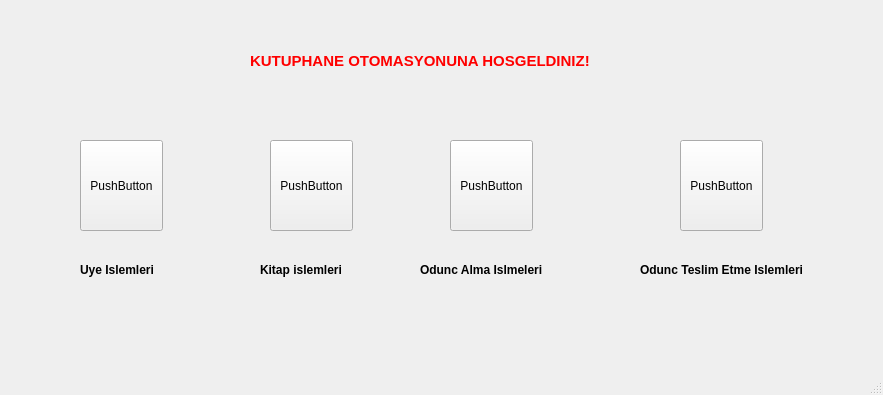
<?xml version="1.0" encoding="UTF-8"?>
<ui version="4.0">
 <class>MainWindow</class>
 <widget class="QMainWindow" name="MainWindow">
  <property name="geometry">
   <rect>
    <x>0</x>
    <y>0</y>
    <width>883</width>
    <height>395</height>
   </rect>
  </property>
  <property name="windowTitle">
   <string>MainWindow</string>
  </property>
  <widget class="QWidget" name="centralwidget">
   <widget class="QPushButton" name="uye">
    <property name="geometry">
     <rect>
      <x>80</x>
      <y>140</y>
      <width>83</width>
      <height>91</height>
     </rect>
    </property>
    <property name="text">
     <string>PushButton</string>
    </property>
   </widget>
   <widget class="QLabel" name="label">
    <property name="geometry">
     <rect>
      <x>250</x>
      <y>40</y>
      <width>411</width>
      <height>41</height>
     </rect>
    </property>
    <property name="palette">
     <palette>
      <active>
       <colorrole role="WindowText">
        <brush brushstyle="SolidPattern">
         <color alpha="255">
          <red>255</red>
          <green>0</green>
          <blue>0</blue>
         </color>
        </brush>
       </colorrole>
      </active>
      <inactive>
       <colorrole role="WindowText">
        <brush brushstyle="SolidPattern">
         <color alpha="255">
          <red>255</red>
          <green>0</green>
          <blue>0</blue>
         </color>
        </brush>
       </colorrole>
      </inactive>
      <disabled/>
     </palette>
    </property>
    <property name="font">
     <font>
      <pointsize>11</pointsize>
      <bold>true</bold>
     </font>
    </property>
    <property name="text">
     <string>KUTUPHANE OTOMASYONUNA HOSGELDINIZ!</string>
    </property>
   </widget>
   <widget class="QPushButton" name="kitap">
    <property name="geometry">
     <rect>
      <x>270</x>
      <y>140</y>
      <width>83</width>
      <height>91</height>
     </rect>
    </property>
    <property name="text">
     <string>PushButton</string>
    </property>
   </widget>
   <widget class="QPushButton" name="al">
    <property name="geometry">
     <rect>
      <x>450</x>
      <y>140</y>
      <width>83</width>
      <height>91</height>
     </rect>
    </property>
    <property name="text">
     <string>PushButton</string>
    </property>
   </widget>
   <widget class="QPushButton" name="ver">
    <property name="geometry">
     <rect>
      <x>680</x>
      <y>140</y>
      <width>83</width>
      <height>91</height>
     </rect>
    </property>
    <property name="text">
     <string>PushButton</string>
    </property>
   </widget>
   <widget class="QLabel" name="label_2">
    <property name="geometry">
     <rect>
      <x>80</x>
      <y>260</y>
      <width>101</width>
      <height>20</height>
     </rect>
    </property>
    <property name="font">
     <font>
      <bold>true</bold>
     </font>
    </property>
    <property name="text">
     <string>Uye Islemleri</string>
    </property>
   </widget>
   <widget class="QLabel" name="label_3">
    <property name="geometry">
     <rect>
      <x>260</x>
      <y>260</y>
      <width>101</width>
      <height>20</height>
     </rect>
    </property>
    <property name="font">
     <font>
      <bold>true</bold>
     </font>
    </property>
    <property name="text">
     <string>Kitap islemleri</string>
    </property>
   </widget>
   <widget class="QLabel" name="label_4">
    <property name="geometry">
     <rect>
      <x>420</x>
      <y>260</y>
      <width>161</width>
      <height>20</height>
     </rect>
    </property>
    <property name="font">
     <font>
      <bold>true</bold>
     </font>
    </property>
    <property name="text">
     <string>Odunc Alma Islmeleri</string>
    </property>
   </widget>
   <widget class="QLabel" name="label_5">
    <property name="geometry">
     <rect>
      <x>640</x>
      <y>260</y>
      <width>201</width>
      <height>20</height>
     </rect>
    </property>
    <property name="font">
     <font>
      <bold>true</bold>
     </font>
    </property>
    <property name="text">
     <string>Odunc Teslim Etme Islemleri</string>
    </property>
   </widget>
  </widget>
  <widget class="QMenuBar" name="menubar">
   <property name="geometry">
    <rect>
     <x>0</x>
     <y>0</y>
     <width>883</width>
     <height>25</height>
    </rect>
   </property>
  </widget>
  <widget class="QStatusBar" name="statusbar"/>
 </widget>
 <resources/>
 <connections/>
</ui>
